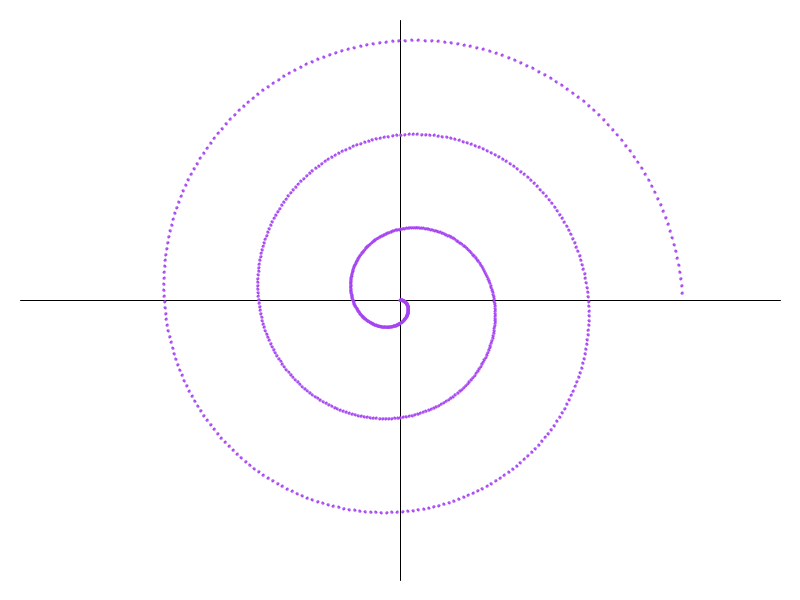
Frame 1 (no input)
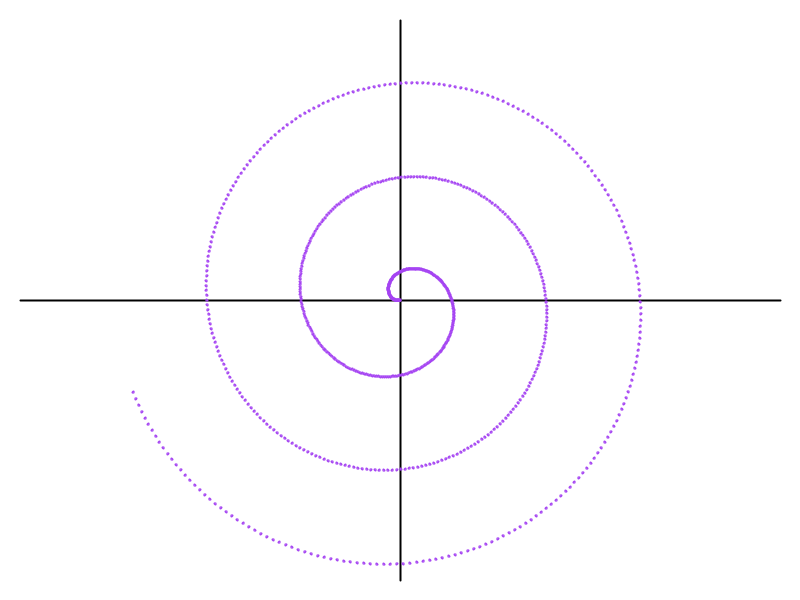
Frame 60 (the mouse pressed at the canvas centre just before this capture)
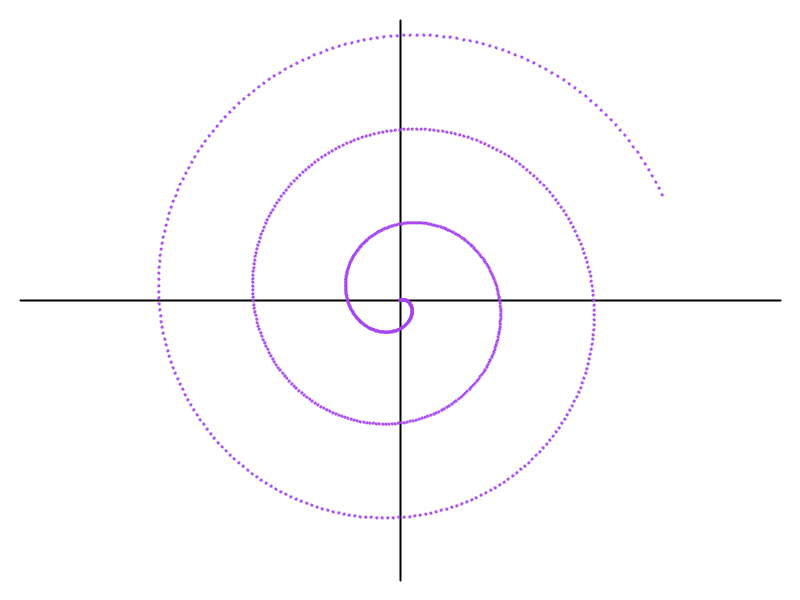
Frame 120 (the mouse held since frame 60 and released just before this capture)

The Processing sketch that drew these frames (run headless with seeded random() and noise(); from frame 60 on, the mouse is pressed at the canvas centre):

// Processing sketch: processing_152464
// ── processing_152464.pde

float x;
float y;
float i;
float n;
float a=random(0,255);
float b=random(0,255);
float c=random(0,255);
void setup(){
  size(800, 600);
  frameRate(50);
}
void draw(){
  background(255);
  stroke(0);
  line(20, 300, 780, 300);
  line(400, 20, 400, 580);
  stroke(a, b, c);
  strokeWeight(2);
  for(i=0; i<6*PI; i=i+0.025){
    x=15*i*cos(i+n)+400;
    y=15*i*sin(i+n)+300;
    ellipse(x, y, 1, 1);
  }
  n=n+0.261;
}
